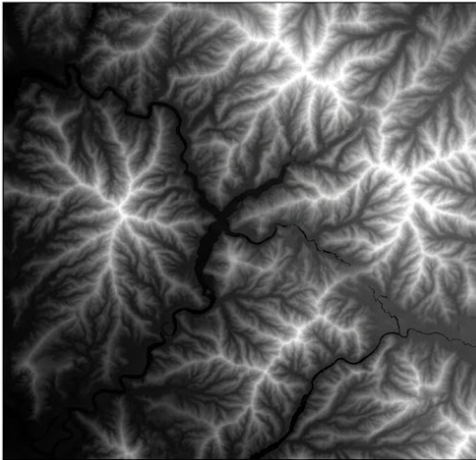
#> input picture backend/wayanad_elevation.png, 476 x 460 px
$ python ingest_terrain.py
#> lines starting #> are read from the running program, lines starting #| are printed output that depends on the picture
import json
import numpy as np
try:
    from PIL import Image
except ImportError:
    print("Error: Pillow is required. Run pip install Pillow to use this script.")
    exit(1)

def main():
    try:
        elev_img = Image.open("wayanad_elevation.png").convert("L").resize((100, 100))
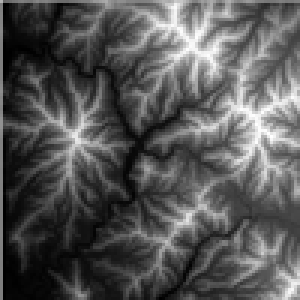
#> elev_img: PIL image 100x100 L (shown 3 times larger); min 0, max 255, mean 86
        elev_arr = (np.array(elev_img, dtype=np.float32) / 255.0) * 40.0 # Scale 0-40m

        obs_img = Image.open("wayanad_obstacles.png").convert("L").resize((100, 100))
        obs_bool = (np.array(obs_img) < 128).tolist() # Black pixels (<128) are impassable

        with open("terrain_data.json", "w") as f:
            json.dump({"elevation": elev_arr.tolist(), "obstacles": obs_bool}, f)

        print("Success! terrain_data.json generated. Restart the backend to apply.")
    except Exception as e:
        print(f"Error parsing maps: {e}\nPlease ensure wayanad_elevation.png and wayanad_obstacles.png exist.")

if __name__ == "__main__":
    main()
